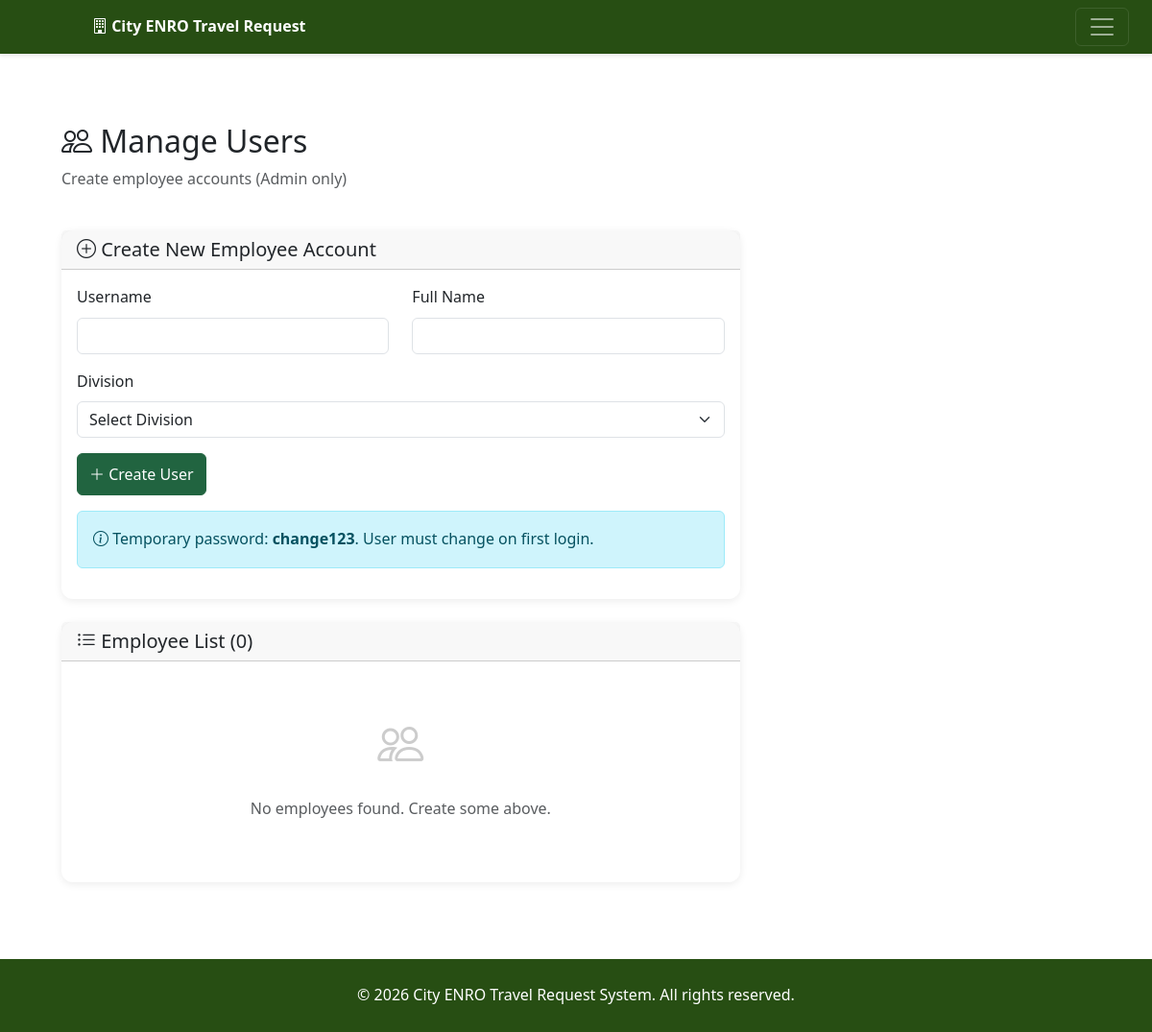
Before: /admin/users (signed in) with the older database file.
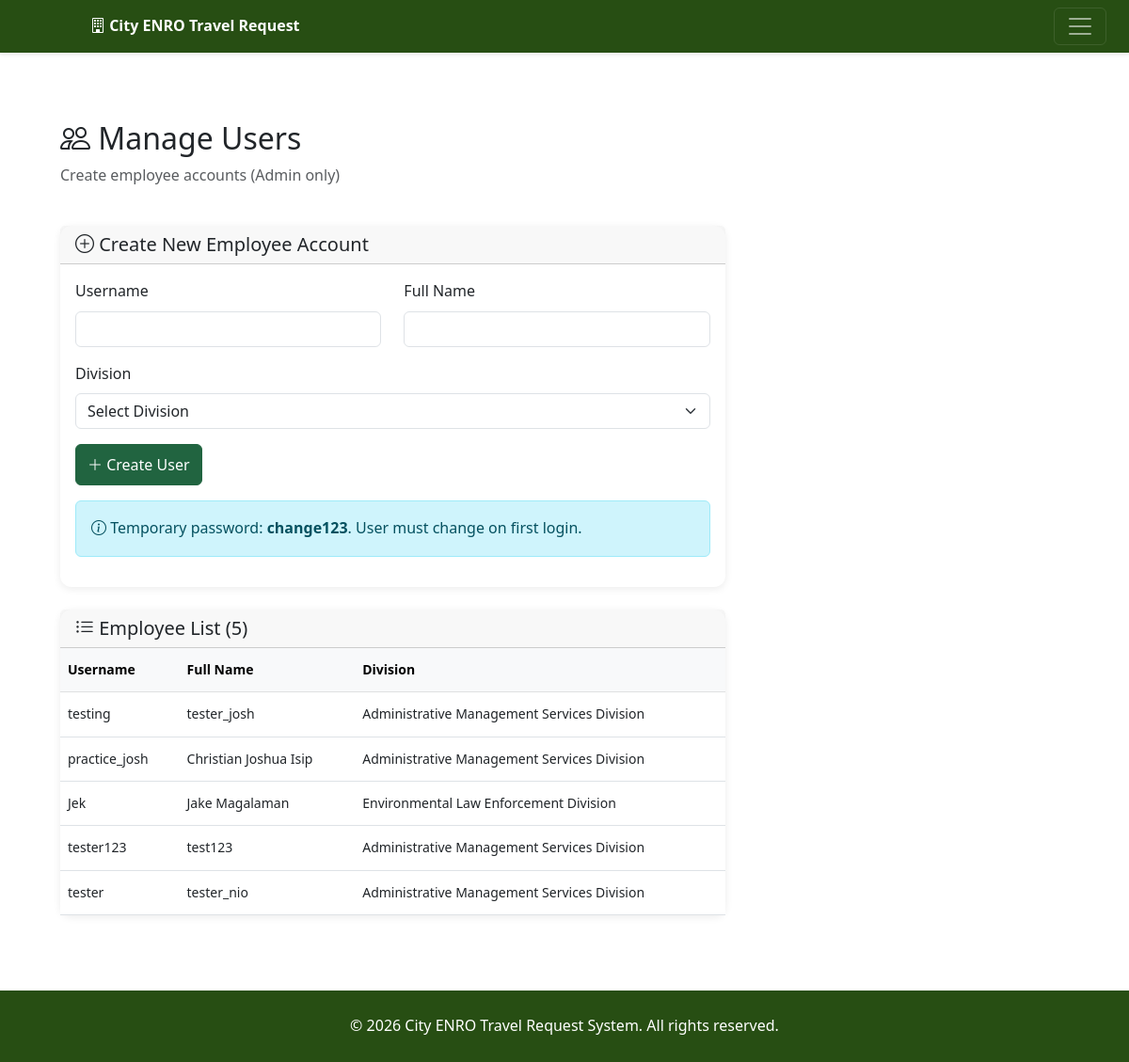
After: the same page with the newer database file.
### tables this page shows
CREATE TABLE users (
            id INTEGER PRIMARY KEY AUTOINCREMENT,
            username VARCHAR(50) UNIQUE NOT NULL,
            password VARCHAR(255) NOT NULL,
            role VARCHAR(50) NOT NULL,
            division_id INTEGER,
            full_name VARCHAR(100) NOT NULL,
            created_at TIMESTAMP DEFAULT CURRENT_TIMESTAMP,
            FOREIGN KEY (division_id) REFERENCES divisions(id)
        );

CREATE TABLE divisions (
            id INTEGER PRIMARY KEY AUTOINCREMENT,
            name VARCHAR(100) NOT NULL
        );

### routes/main.py (the view, shortened to what this page needs)
@main_bp.route('/admin/users', methods=['GET', 'POST'])
def admin_users():
    if 'user_id' not in session or session.get('role') != 'admin':
        flash('Admin access required', 'danger')
        return redirect(url_for('main.dashboard'))
    from flask_bcrypt import Bcrypt
    bcrypt = Bcrypt()
    db_type = getattr(Config, 'DATABASE_TYPE', 'sqlite')
    try:
        conn = get_db_connection()
        cursor = conn.cursor()
        if db_type == 'sqlite':
            cursor.execute("""
                SELECT u.*, d.name as division_name
                FROM users u
                LEFT JOIN divisions d ON u.division_id = d.id
                WHERE u.role = 'employee'
                ORDER BY u.created_at DESC
            """)
            rows = cursor.fetchall()
            users = [dict_from_row(row) for row in rows]
            cursor.execute("SELECT * FROM divisions ORDER BY name")
            rows = cursor.fetchall()
            divisions = [dict_from_row(row) for row in rows]
        conn.close()
    except:
        users = []
        divisions = []
    return render_template('admin/users.html', users=users, divisions=divisions)

### routes/main.py (called while the page is built, shortened)
def get_db_connection():
    db_type = getattr(Config, 'DATABASE_TYPE', 'sqlite')
    if db_type == 'sqlite':
        conn = sqlite3.connect(Config.SQLITE_DATABASE)
        conn.row_factory = sqlite3.Row
        return conn

def dict_from_row(row):
    if row is None:
        return None
    return dict(zip(row.keys(), row))

### templates/admin/users.html (shortened to what this page needs)
{% extends "base.html" %}
{% block content %}
<div class="row mb-4">
    <div class="col-md-8">
        <h2><i class="bi bi-people"></i> Manage Users</h2>
        <p class="text-muted">Create employee accounts (Admin only)</p>
    </div>
</div>
<div class="row">
    <div class="col-md-8">
        <div class="card mb-4">
            <div class="card-header">
                <h5 class="mb-0"><i class="bi bi-plus-circle"></i> Create New Employee Account</h5>
            </div>
            <div class="card-body">
                <form method="POST" action="{{ url_for('main.admin_users') }}">
                    <div class="row">
                        <div class="col-md-6 mb-3">
                            <label for="username" class="form-label">Username</label>
                            <input type="text" class="form-control" id="username" name="username" required>
                        </div>
                        <div class="col-md-6 mb-3">
                            <label for="full_name" class="form-label">Full Name</label>
                            <input type="text" class="form-control" id="full_name" name="full_name" required>
                        </div>
                    </div>
                    <div class="mb-3">
                        <label for="division_id" class="form-label">Division</label>
                        <select class="form-select" id="division_id" name="division_id" required>
                            <option value="">Select Division</option>
                        </select>
                    </div>
                    <button type="submit" name="action" value="create" class="btn btn-primary">
                        <i class="bi bi-plus-lg"></i> Create User
                    </button>
                </form>
                <div class="alert alert-info mt-3">
                    <i class="bi bi-info-circle"></i>
                    Temporary password: <strong>change123</strong>. User must change on first login.
                </div>
            </div>
        </div>
        <div class="card">
            <div class="card-header">
                <h5 class="mb-0"><i class="bi bi-list-ul"></i> Employee List ({{ users|length }})</h5>
            </div>
            <div class="card-body p-0">
                {% if users %}
                <div class="table-responsive">
                    <table class="table table-hover mb-0">
                        <thead class="table-light">
                            <tr>
                                <th>Username</th>
                                <th>Full Name</th>
                                <th>Division</th>
                            </tr>
                        </thead>
                        <tbody>
                            {% for user in users %}
                            <tr>
                                <td>{{ user.username }}</td>
                                <td>{{ user.full_name }}</td>
                                <td>{{ user.division_name or '-' }}</td>
                            </tr>
                            {% endfor %}
                        </tbody>
                    </table>
                </div>
                {% else %}
                <div class="text-center py-5">
                    <i class="bi bi-people" style="font-size: 3rem; color: #ccc;"></i>
                    <p class="mt-3 text-muted">No employees found. Create some above.</p>
                </div>
                {% endif %}
            </div>
        </div>
    </div>
</div>
{% endblock %}

### templates/base.html (shortened to what this page needs)
<!DOCTYPE html>
<html lang="en">
<head>
    <link href="https://cdn.jsdelivr.net/npm/bootstrap@5.3.0/dist/css/bootstrap.min.css" rel="stylesheet">
    <link rel="stylesheet" href="https://cdn.jsdelivr.net/npm/bootstrap-icons@1.11.0/font/bootstrap-icons.css">
    <link rel="stylesheet" href="/static/style.css">
</head>
<body>
{% include '_navbar.html' %}
    <div class="main-wrapper">
        <div class="container-fluid wide-container">
            {% block content %}{% endblock %}
        </div>
    </div>
    {% include '_footer.html' %}
</body>
</html>

### templates/_navbar.html (shortened to what this page needs)
<nav class="navbar navbar-expand-xxl navbar-dark mb-4 ">
    <div class="container-fluid">
        <a class="navbar-brand" href="{{ url_for('main.dashboard') }}">
            <i class="bi bi-building"></i> City ENRO Travel Request
        </a>
        <button class="navbar-toggler" type="button" data-bs-toggle="collapse" data-bs-target="#navbarNav">
            <span class="navbar-toggler-icon"></span>
        </button>
    </div>
</nav>

### templates/_footer.html
<footer class="footer">
    <p class="mb-0">&copy; 2026 City ENRO Travel Request System. All rights reserved.</p>
</footer>

### static/style.css (style rules this page uses)
:root { --primary-color: #274e13; --accent-color: #216440; --success-color: #38a169; --warning-color: #d69e2e; --danger-color: #e53e3e; --light-bg: #3f6342; }
body { background-image: url('/static/img/nd%20CREDIT%20John%20Christian%20Yayen_CNCH%20%2B%20Honday%20Bay-blue%20filter.jpg'); background-size: cover; background-position: flex; background-repeat: no-repeat; background-attachment: fixed; min-height: 100vh; font-size: clamp(0.875rem, 1rem, 1.125rem); line-height: 1.6; padding: 0; overflow-x: hidden; }
.main-wrapper { display: flex; flex-direction: column; padding: 3rem; min-height: calc(100vh - 120px); overflow-x: clip; overflow-y: visible; padding-bottom: 4rem; }
.navbar { background-color: var(--primary-color) !important; box-shadow: 0 2px 4px rgba(0,0,0,0.1); position: sticky; top: 0; z-index: 1000; width: 100%; padding-left: 6rem; padding-right: 1.5rem; }
.navbar-brand { font-weight: 600; color: #fff !important; }
.card { border: none; border-radius: 10px; box-shadow: 0 2px 8px rgba(0,0,0,0.08); transition: transform 0.2s, box-shadow 0.2s; }
.btn-primary { background-color: var(--accent-color); border-color: var(--accent-color); }
.footer { background-color: var(--primary-color); color: white; width: 100%; text-align: center; padding: clamp(15px, 3vw, 25px) clamp(1rem, 5vw, 3rem); position: relative; z-index: 1030; }
h2 { font-size: clamp(1.25rem, 3.5vw, 2rem); }
h4, h5, h6 { font-size: clamp(1rem, 2.5vw, 1.25rem); }
.wide-container { max-width: 100%; margin: 0 auto; padding-left: clamp(1rem, 5vw, 3rem); padding-right: clamp(1rem, 5vw, 3rem); overflow-x: auto; }
.container-fluid { padding-left: 0; padding-right: 0; overflow-x: hidden; }
.btn { font-size: clamp(0.875rem, 2.5vw, 1rem); min-height: clamp(37px, 10vw, 43px); }
.table { font-size: clamp(0.75rem, 2vw, 0.875rem); }
.card { margin-bottom: 1rem; border-radius: 0.75rem; }
.btn { min-height: 44px; font-size: 16px; }
.navbar-brand { font-size: 1rem; }
table { font-size: 0.875rem; }
.table th, .table td { padding: 0.75rem 0.5rem; white-space: nowrap; }
* { box-sizing: border-box; }
html { overflow-y: scroll; overflow-x: hidden; }
body { overflow-x: hidden; }
.navbar, .navbar-collapse { overflow: visible !important; }
.navbar { position: sticky; top: 0; z-index: 1000; }

### templates/admin/users.html (style rules this page uses)
.wide-container { display: flex; flex-direction: column; min-width: 60%; max-width: auto; margin: 0 auto; padding-left: 1rem; padding-right: 1rem; }

Changed rows visible on the page:
added users: username "testing", full_name "tester_josh", name "Administrative Management Services Division"
added users: username "practice_josh", full_name "Christian Joshua Isip", name "Administrative Management Services Division"
added users: username "Jek", full_name "Jake Magalaman", name "Environmental Law Enforcement Division"
added users: username "tester123", full_name "test123", name "Administrative Management Services Division"
added users: username "tester", full_name "tester_nio", name "Administrative Management Services Division"
Other visible differences:
{{ users|length }}: "0" → "5"
text no longer shown: "No employees found. Create some above."
text now shown: "Username Full Name Division"
